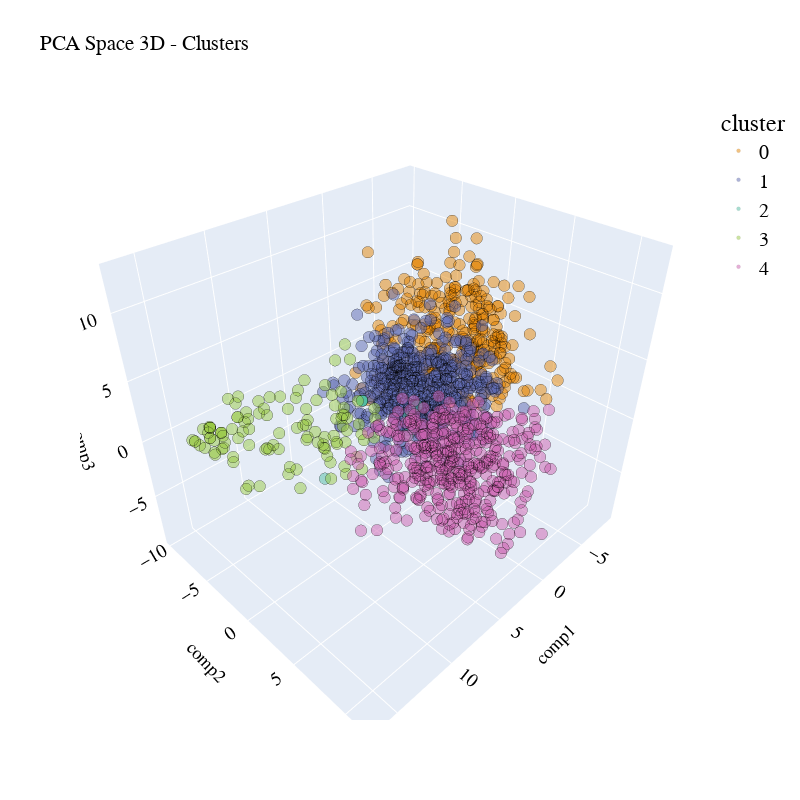

The notebook cell this image was saved under:
### Code cell
plot_pca_3d(df_pca_3d, title = "PCA Space 3D - Clusters", opacity=0.5, width_line = 0.1)
